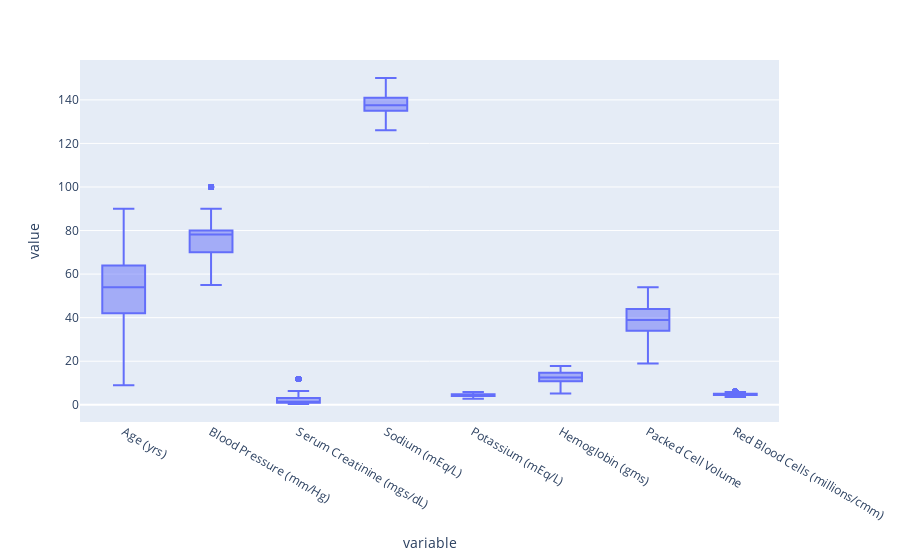

Here is the notebook cell this chart was saved with:
### Code cell
out = ['Age (yrs)',
       'Blood Pressure (mm/Hg)',
       'Serum Creatinine (mgs/dL)',
       'Sodium (mEq/L)',
       'Potassium (mEq/L)',
       'Hemoglobin (gms)',
       'Packed Cell Volume',
       'Red Blood Cells (millions/cmm)'
      ]
fig = px.box(df[out], y = out)
fig.show()

### Figure 1 — Plotly figure (JSON) as saved in the notebook; plotly's stock layout.template omitted (floating-point values rounded to 4 significant figures; data arrays with more than 128 entries replaced by an {"elided": "..."} marker saying what was removed)
{"data": [{"alignmentgroup": "True", "hovertemplate": "variable=%{x}<br>value=%{y}<extra></extra>", "legendgroup": "", "marker": {"color": "#636efa"}, "name": "", "notched": false, "offsetgroup": "", "orientation": "v", "showlegend": false, "type": "box", "x": {"elided": "3200 str values"}, "x0": " ", "xaxis": "x", "y": {"elided": "3200 float values"}, "y0": " ", "yaxis": "y"}], "layout": {"boxmode": "group", "legend": {"tracegroupgap": 0}, "margin": {"t": 60}, "xaxis": {"anchor": "y", "domain": [0, 1], "title": {"text": "variable"}}, "yaxis": {"anchor": "x", "domain": [0, 1], "title": {"text": "value"}}}}
